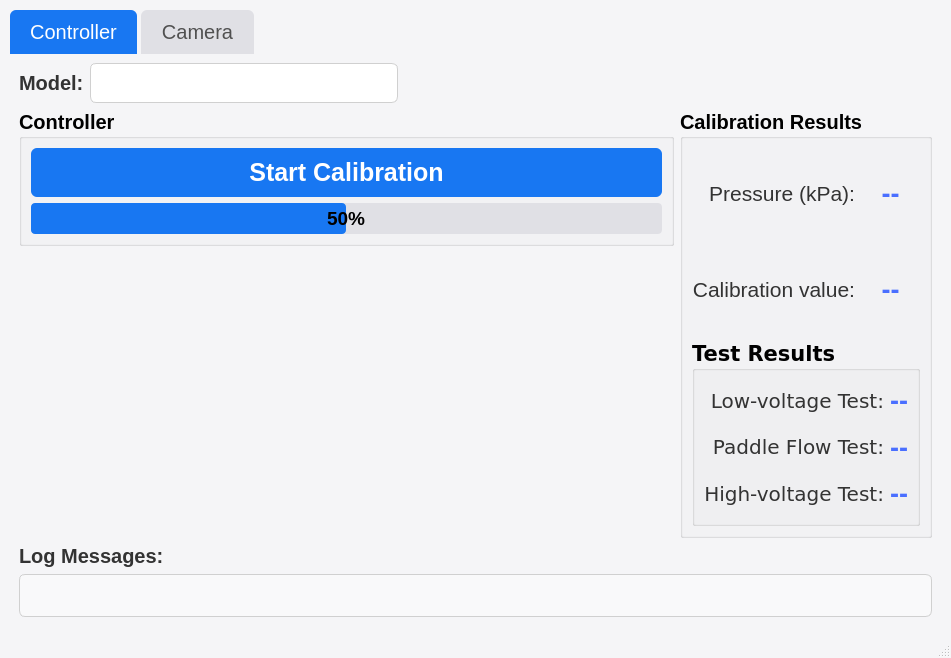
<?xml version="1.0" encoding="UTF-8"?>
<ui version="4.0">
 <class>MainWindow</class>
 <widget class="QMainWindow" name="MainWindow">
  <property name="geometry">
   <rect>
    <x>0</x>
    <y>0</y>
    <width>951</width>
    <height>658</height>
   </rect>
  </property>
  <property name="sizePolicy">
   <sizepolicy hsizetype="Fixed" vsizetype="Fixed">
    <horstretch>0</horstretch>
    <verstretch>0</verstretch>
   </sizepolicy>
  </property>
  <property name="cursor">
   <cursorShape>ArrowCursor</cursorShape>
  </property>
  <property name="mouseTracking">
   <bool>false</bool>
  </property>
  <property name="windowTitle">
   <string>Automated Calibration System</string>
  </property>
  <property name="windowOpacity">
   <double>1.000000000000000</double>
  </property>
  <property name="autoFillBackground">
   <bool>false</bool>
  </property>
  <property name="styleSheet">
   <string notr="true">QMainWindow {
  background-color: #f5f5f7;
  color: #333333;
}

QTabWidget::pane {
  border: none;
  background-color: #f5f5f7;
  border-radius: 8px;
}

QTabBar::tab {
  background-color: #e0e0e5;
  color: #505050;
  padding: 10px 20px;
  margin-right: 4px;
  border-top-left-radius: 6px;
  border-top-right-radius: 6px;
  border: none;
}

QTabBar::tab:selected {
  background-color: #1877F2;
  color: white;
}

QPushButton {
  background-color: #1877F2;
  color: white;
  border: none;
  padding: 10px 15px;
  border-radius: 6px;
  font-weight: bold;
}

QPushButton:hover {
  background-color: #3a5fee;
}

QPushButton:pressed {
  background-color: #2a4fdd;
}

QTextBrowser, QLineEdit {
  background-color: white;
  border: 1px solid #d0d0d0;
  border-radius: 6px;
  padding: 8px;
}

QLabel {
  color: #333333;
}

QComboBox {
  border: 1px solid #d0d0d0;
  border-radius: 6px;
  padding: 6px 12px;
  background-color: white;
  selection-background-color: #3498db;
  selection-color: white;
}

QComboBox::drop-down {
  border: none;
  width: 20px;
}
QComboBox::down-arrow {
    image: url(/usr/share/qt5/doc/global/template/images/arrow_down.png);
}

QProgressBar {
  border: none;
  border-radius: 4px;
  background-color: #e0e0e5;
  text-align: center;
}

QProgressBar::chunk {
  background-color: #1877F2;
  border-radius: 4px;
}
</string>
  </property>
  <property name="iconSize">
   <size>
    <width>40</width>
    <height>40</height>
   </size>
  </property>
  <property name="tabShape">
   <enum>QTabWidget::Rounded</enum>
  </property>
  <widget class="QWidget" name="centralwidget">
   <property name="cursor">
    <cursorShape>ArrowCursor</cursorShape>
   </property>
   <property name="styleSheet">
    <string notr="true"/>
   </property>
   <layout class="QVBoxLayout" name="mainLayout">
    <property name="leftMargin">
     <number>10</number>
    </property>
    <property name="topMargin">
     <number>10</number>
    </property>
    <property name="rightMargin">
     <number>10</number>
    </property>
    <property name="bottomMargin">
     <number>10</number>
    </property>
    <item>
     <widget class="QTabWidget" name="tabWidget">
      <property name="enabled">
       <bool>true</bool>
      </property>
      <property name="sizePolicy">
       <sizepolicy hsizetype="Expanding" vsizetype="Expanding">
        <horstretch>0</horstretch>
        <verstretch>0</verstretch>
       </sizepolicy>
      </property>
      <property name="font">
       <font>
        <family>Segoe UI</family>
        <pointsize>15</pointsize>
       </font>
      </property>
      <property name="cursor">
       <cursorShape>ArrowCursor</cursorShape>
      </property>
      <property name="autoFillBackground">
       <bool>false</bool>
      </property>
      <property name="tabShape">
       <enum>QTabWidget::Rounded</enum>
      </property>
      <property name="currentIndex">
       <number>0</number>
      </property>
      <widget class="QWidget" name="tab_3">
       <attribute name="title">
        <string>Controller</string>
       </attribute>
       <layout class="QGridLayout" name="controllerLayout">
        <item row="0" column="0" colspan="2">
         <layout class="QHBoxLayout" name="modelSelectionLayout">
          <item>
           <widget class="QLabel" name="Model">
            <property name="font">
             <font>
              <family>Segoe UI</family>
              <pointsize>15</pointsize>
              <weight>75</weight>
              <bold>true</bold>
             </font>
            </property>
            <property name="text">
             <string>Model:</string>
            </property>
           </widget>
          </item>
          <item>
           <widget class="QComboBox" name="modelList">
            <property name="font">
             <font>
              <family>Segoe UI</family>
              <pointsize>15</pointsize>
             </font>
            </property>
            <property name="currentText">
             <string/>
            </property>
            <property name="currentIndex">
             <number>-1</number>
            </property>
            <property name="minimumContentsLength">
             <number>20</number>
            </property>
           </widget>
          </item>
          <item>
           <spacer name="horizontalSpacer">
            <property name="orientation">
             <enum>Qt::Horizontal</enum>
            </property>
            <property name="sizeHint" stdset="0">
             <size>
              <width>40</width>
              <height>20</height>
             </size>
            </property>
           </spacer>
          </item>
         </layout>
        </item>
        <item row="1" column="0">
         <layout class="QVBoxLayout" name="controlLayout">
          <item>
           <widget class="QGroupBox" name="controllerGroup">
            <property name="font">
             <font>
              <family>Segoe UI</family>
              <pointsize>15</pointsize>
              <weight>75</weight>
              <bold>true</bold>
             </font>
            </property>
            <property name="title">
             <string>Controller</string>
            </property>
            <layout class="QVBoxLayout" name="verticalLayout">
             <item>
              <widget class="QPushButton" name="startButton">
               <property name="font">
                <font>
                 <family>Segoe UI</family>
                 <pointsize>19</pointsize>
                 <weight>75</weight>
                 <bold>true</bold>
                </font>
               </property>
               <property name="cursor">
                <cursorShape>PointingHandCursor</cursorShape>
               </property>
               <property name="layoutDirection">
                <enum>Qt::LeftToRight</enum>
               </property>
               <property name="autoFillBackground">
                <bool>false</bool>
               </property>
               <property name="text">
                <string>Start Calibration</string>
               </property>
               <property name="icon">
                <iconset>
                 <normaloff>icons/play.png</normaloff>icons/play.png</iconset>
               </property>
               <property name="iconSize">
                <size>
                 <width>20</width>
                 <height>20</height>
                </size>
               </property>
               <property name="default">
                <bool>true</bool>
               </property>
               <property name="flat">
                <bool>false</bool>
               </property>
              </widget>
             </item>
             <item>
              <widget class="QProgressBar" name="progressBar">
               <property name="font">
                <font>
                 <family>Segoe UI</family>
                 <pointsize>14</pointsize>
                </font>
               </property>
               <property name="cursor">
                <cursorShape>ArrowCursor</cursorShape>
               </property>
               <property name="autoFillBackground">
                <bool>false</bool>
               </property>
               <property name="value">
                <number>50</number>
               </property>
               <property name="textVisible">
                <bool>true</bool>
               </property>
               <property name="orientation">
                <enum>Qt::Horizontal</enum>
               </property>
               <property name="invertedAppearance">
                <bool>false</bool>
               </property>
               <property name="textDirection">
                <enum>QProgressBar::TopToBottom</enum>
               </property>
              </widget>
             </item>
            </layout>
           </widget>
          </item>
          <item>
           <spacer name="verticalSpacer">
            <property name="orientation">
             <enum>Qt::Vertical</enum>
            </property>
            <property name="sizeHint" stdset="0">
             <size>
              <width>20</width>
              <height>40</height>
             </size>
            </property>
           </spacer>
          </item>
         </layout>
        </item>
        <item row="1" column="1">
         <layout class="QVBoxLayout" name="resultsLayout">
          <item>
           <widget class="QGroupBox" name="resultsGroup">
            <property name="font">
             <font>
              <family>Segoe UI</family>
              <pointsize>15</pointsize>
              <weight>75</weight>
              <bold>true</bold>
             </font>
            </property>
            <property name="title">
             <string>Calibration Results</string>
            </property>
            <layout class="QVBoxLayout" name="verticalLayout_2">
             <item>
              <layout class="QGridLayout" name="metricsLayout">
               <item row="0" column="1">
                <widget class="QLabel" name="kpaNumber">
                 <property name="font">
                  <font>
                   <family>Segoe UI</family>
                   <pointsize>20</pointsize>
                   <weight>75</weight>
                   <bold>true</bold>
                  </font>
                 </property>
                 <property name="styleSheet">
                  <string notr="true">color: #4a6fff;</string>
                 </property>
                 <property name="text">
                  <string>--</string>
                 </property>
                 <property name="alignment">
                  <set>Qt::AlignCenter</set>
                 </property>
                </widget>
               </item>
               <item row="0" column="0">
                <widget class="QLabel" name="kpaLabel">
                 <property name="font">
                  <font>
                   <family>Segoe UI</family>
                   <pointsize>16</pointsize>
                   <weight>50</weight>
                   <bold>false</bold>
                  </font>
                 </property>
                 <property name="frameShape">
                  <enum>QFrame::NoFrame</enum>
                 </property>
                 <property name="frameShadow">
                  <enum>QFrame::Plain</enum>
                 </property>
                 <property name="lineWidth">
                  <number>2</number>
                 </property>
                 <property name="text">
                  <string>Pressure (kPa):</string>
                 </property>
                 <property name="scaledContents">
                  <bool>false</bool>
                 </property>
                 <property name="alignment">
                  <set>Qt::AlignRight|Qt::AlignTrailing|Qt::AlignVCenter</set>
                 </property>
                </widget>
               </item>
               <item row="1" column="0">
                <widget class="QLabel" name="calLabel">
                 <property name="font">
                  <font>
                   <family>Segoe UI</family>
                   <pointsize>16</pointsize>
                   <weight>50</weight>
                   <bold>false</bold>
                  </font>
                 </property>
                 <property name="frameShape">
                  <enum>QFrame::NoFrame</enum>
                 </property>
                 <property name="frameShadow">
                  <enum>QFrame::Plain</enum>
                 </property>
                 <property name="lineWidth">
                  <number>2</number>
                 </property>
                 <property name="text">
                  <string>Calibration value:</string>
                 </property>
                 <property name="alignment">
                  <set>Qt::AlignRight|Qt::AlignTrailing|Qt::AlignVCenter</set>
                 </property>
                </widget>
               </item>
               <item row="1" column="1">
                <widget class="QLabel" name="calNumber">
                 <property name="font">
                  <font>
                   <family>Segoe UI</family>
                   <pointsize>20</pointsize>
                   <weight>75</weight>
                   <bold>true</bold>
                  </font>
                 </property>
                 <property name="styleSheet">
                  <string notr="true">color: #4a6fff;</string>
                 </property>
                 <property name="text">
                  <string>--</string>
                 </property>
                 <property name="alignment">
                  <set>Qt::AlignCenter</set>
                 </property>
                </widget>
               </item>
              </layout>
             </item>
             <item>
              <widget class="QGroupBox" name="testResultsBox">
               <property name="font">
                <font>
                 <family>DejaVu Sans</family>
                 <pointsize>16</pointsize>
                 <weight>75</weight>
                 <bold>true</bold>
                </font>
               </property>
               <property name="title">
                <string>Test Results</string>
               </property>
               <layout class="QVBoxLayout" name="verticalLayout_3">
                <item>
                 <layout class="QGridLayout" name="gridLayout">
                  <item row="0" column="0">
                   <widget class="QLabel" name="lowVoltageTestlabel">
                    <property name="font">
                     <font>
                      <family>Segoe UI</family>
                      <pointsize>15</pointsize>
                      <weight>50</weight>
                      <bold>false</bold>
                     </font>
                    </property>
                    <property name="frameShape">
                     <enum>QFrame::NoFrame</enum>
                    </property>
                    <property name="frameShadow">
                     <enum>QFrame::Plain</enum>
                    </property>
                    <property name="lineWidth">
                     <number>2</number>
                    </property>
                    <property name="text">
                     <string>Low-voltage Test:</string>
                    </property>
                    <property name="scaledContents">
                     <bool>false</bool>
                    </property>
                    <property name="alignment">
                     <set>Qt::AlignRight|Qt::AlignTrailing|Qt::AlignVCenter</set>
                    </property>
                   </widget>
                  </item>
                  <item row="0" column="1">
                   <widget class="QLabel" name="lowVoltageTestResult">
                    <property name="font">
                     <font>
                      <family>Segoe UI</family>
                      <pointsize>20</pointsize>
                      <weight>75</weight>
                      <bold>true</bold>
                     </font>
                    </property>
                    <property name="styleSheet">
                     <string notr="true">color: #4a6fff;</string>
                    </property>
                    <property name="text">
                     <string>--</string>
                    </property>
                    <property name="alignment">
                     <set>Qt::AlignCenter</set>
                    </property>
                   </widget>
                  </item>
                  <item row="1" column="0">
                   <widget class="QLabel" name="paddleFlowTestlabel">
                    <property name="font">
                     <font>
                      <family>Segoe UI</family>
                      <pointsize>15</pointsize>
                      <weight>50</weight>
                      <bold>false</bold>
                     </font>
                    </property>
                    <property name="frameShape">
                     <enum>QFrame::NoFrame</enum>
                    </property>
                    <property name="frameShadow">
                     <enum>QFrame::Plain</enum>
                    </property>
                    <property name="lineWidth">
                     <number>2</number>
                    </property>
                    <property name="text">
                     <string>Paddle Flow Test:</string>
                    </property>
                    <property name="alignment">
                     <set>Qt::AlignRight|Qt::AlignTrailing|Qt::AlignVCenter</set>
                    </property>
                   </widget>
                  </item>
                  <item row="1" column="1">
                   <widget class="QLabel" name="paddleFlowTestResult">
                    <property name="font">
                     <font>
                      <family>Segoe UI</family>
                      <pointsize>20</pointsize>
                      <weight>75</weight>
                      <bold>true</bold>
                     </font>
                    </property>
                    <property name="styleSheet">
                     <string notr="true">color: #4a6fff;</string>
                    </property>
                    <property name="text">
                     <string>--</string>
                    </property>
                    <property name="alignment">
                     <set>Qt::AlignCenter</set>
                    </property>
                   </widget>
                  </item>
                  <item row="2" column="0">
                   <widget class="QLabel" name="HighVoltageTestlabel">
                    <property name="font">
                     <font>
                      <family>Segoe UI</family>
                      <pointsize>15</pointsize>
                      <weight>50</weight>
                      <bold>false</bold>
                     </font>
                    </property>
                    <property name="frameShape">
                     <enum>QFrame::NoFrame</enum>
                    </property>
                    <property name="frameShadow">
                     <enum>QFrame::Plain</enum>
                    </property>
                    <property name="lineWidth">
                     <number>2</number>
                    </property>
                    <property name="text">
                     <string>High-voltage Test:</string>
                    </property>
                    <property name="scaledContents">
                     <bool>false</bool>
                    </property>
                    <property name="alignment">
                     <set>Qt::AlignRight|Qt::AlignTrailing|Qt::AlignVCenter</set>
                    </property>
                   </widget>
                  </item>
                  <item row="2" column="1">
                   <widget class="QLabel" name="highVoltageTestResult">
                    <property name="font">
                     <font>
                      <family>Segoe UI</family>
                      <pointsize>20</pointsize>
                      <weight>75</weight>
                      <bold>true</bold>
                     </font>
                    </property>
                    <property name="styleSheet">
                     <string notr="true">color: #4a6fff;</string>
                    </property>
                    <property name="text">
                     <string>--</string>
                    </property>
                    <property name="alignment">
                     <set>Qt::AlignCenter</set>
                    </property>
                   </widget>
                  </item>
                 </layout>
                </item>
               </layout>
              </widget>
             </item>
            </layout>
           </widget>
          </item>
         </layout>
        </item>
        <item row="2" column="0" colspan="2">
         <layout class="QVBoxLayout" name="logLayout">
          <item>
           <widget class="QLabel" name="logMessageLabel">
            <property name="font">
             <font>
              <family>Segoe UI</family>
              <pointsize>15</pointsize>
              <weight>75</weight>
              <bold>true</bold>
             </font>
            </property>
            <property name="text">
             <string>Log Messages:</string>
            </property>
           </widget>
          </item>
          <item>
           <widget class="QLineEdit" name="logMessageLine">
            <property name="font">
             <font>
              <family>Segoe UI</family>
              <pointsize>14</pointsize>
             </font>
            </property>
            <property name="styleSheet">
             <string notr="true">background-color: #f9f9fa;</string>
            </property>
            <property name="echoMode">
             <enum>QLineEdit::Normal</enum>
            </property>
            <property name="readOnly">
             <bool>true</bool>
            </property>
           </widget>
          </item>
         </layout>
        </item>
       </layout>
      </widget>
      <widget class="QWidget" name="tab_4">
       <attribute name="title">
        <string>Camera</string>
       </attribute>
       <layout class="QVBoxLayout" name="verticalLayout_4">
        <item>
         <widget class="QScrollArea" name="scrollArea_2">
          <property name="widgetResizable">
           <bool>true</bool>
          </property>
          <widget class="QWidget" name="scrollAreaWidgetContents_2">
           <property name="geometry">
            <rect>
             <x>0</x>
             <y>0</y>
             <width>907</width>
             <height>547</height>
            </rect>
           </property>
           <layout class="QVBoxLayout" name="verticalLayout_5">
            <item>
             <widget class="QLabel" name="webcamFrame">
              <property name="minimumSize">
               <size>
                <width>0</width>
                <height>400</height>
               </size>
              </property>
              <property name="styleSheet">
               <string notr="true">background-color: #f0f0f0;border-radius: 8px;</string>
              </property>
              <property name="text">
               <string>Camera Feed</string>
              </property>
              <property name="alignment">
               <set>Qt::AlignCenter</set>
              </property>
             </widget>
            </item>
            <item>
             <layout class="QHBoxLayout" name="horizontalLayout">
              <item>
               <widget class="QPushButton" name="viewButton">
                <property name="text">
                 <string>View Feed</string>
                </property>
                <property name="icon">
                 <iconset>
                  <normaloff>icons/camera.png</normaloff>icons/camera.png</iconset>
                </property>
                <property name="default">
                 <bool>true</bool>
                </property>
               </widget>
              </item>
              <item>
               <widget class="QPushButton" name="Snap">
                <property name="styleSheet">
                 <string notr="true">background-color: #26a269;</string>
                </property>
                <property name="text">
                 <string>Take Snapshot</string>
                </property>
                <property name="icon">
                 <iconset>
                  <normaloff>icons/snapshot.png</normaloff>icons/snapshot.png</iconset>
                </property>
               </widget>
              </item>
              <item>
               <widget class="QPushButton" name="closeButton">
                <property name="styleSheet">
                 <string notr="true">background-color: #ed333b;</string>
                </property>
                <property name="text">
                 <string>Close Feed</string>
                </property>
                <property name="icon">
                 <iconset>
                  <normaloff>icons/close.png</normaloff>icons/close.png</iconset>
                </property>
                <property name="default">
                 <bool>false</bool>
                </property>
               </widget>
              </item>
             </layout>
            </item>
           </layout>
          </widget>
         </widget>
        </item>
       </layout>
      </widget>
     </widget>
    </item>
   </layout>
  </widget>
  <widget class="QStatusBar" name="statusbar"/>
  <action name="actionSave_Results">
   <property name="text">
    <string>Save Results</string>
   </property>
  </action>
  <action name="actionExit">
   <property name="text">
    <string>Exit</string>
   </property>
  </action>
  <action name="actionPreferences">
   <property name="text">
    <string>Preferences</string>
   </property>
  </action>
  <action name="actionAbout">
   <property name="text">
    <string>About</string>
   </property>
  </action>
 </widget>
 <resources/>
 <connections/>
</ui>
